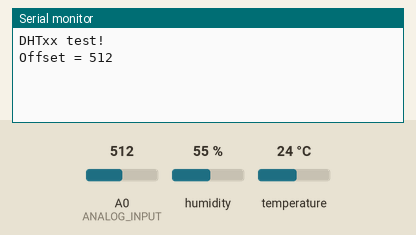
A sketch run on a simulated ESP8266 (NodeMCU). Parts: the last lines printed to the serial monitor. Inputs (shaded band) come from the test bench; at power-on: humidity 55 %, A0 (ANALOG_INPUT) = 512, temperature 24 °C. WiFi joins after 1.5 s; servers stay silent unless stated.

Above: at 2.7 s.
2.8 s: humidity set to 22 %
At 4.9 s:
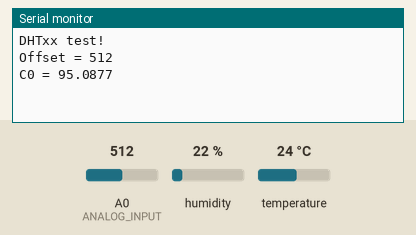
7.2 s: A0 (ANALOG_INPUT) set to 716
At 9.7 s:
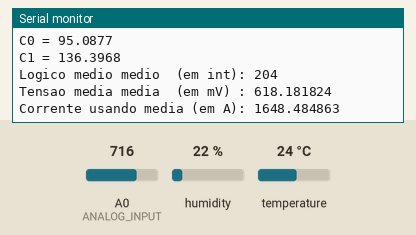
10.0 s: temperature set to 12 °C
At 15.6 s:
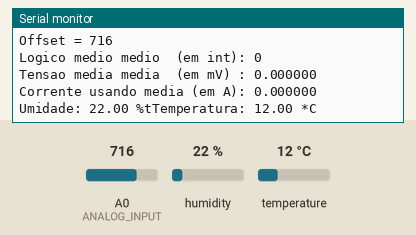

The sketch:

codigoantigo.ino
```cpp
#include <ESP8266WiFi.h>

#include "DHT.h"

#define MAXTAM 100

#define DHTPIN D2// pino que estamos conectado
#define DHTTYPE DHT22 // DHT 22

// Conecte pino 1 do sensor (esquerda) ao +5V
// Conecte pino 2 do sensor ao pino de dados definido em seu Arduino
// Conecte pino 4 do sensor ao GND
// Conecte o resistor de 10K entre pin 2 (dados)
// e ao pino 1 (VCC) do sensor

DHT dht(DHTPIN, DHTTYPE);


//------------------------------------------------------
//Pinos ESP
#define S0 D4
#define S1 D5
#define S2 D6
#define S3 D7
#define ANALOG_INPUT A0
//------------------------------------------------------

//------------------------------------------------------
//Relações divisores de tensão
float aRef=1;
float relacaoC0= 61.287;//Baterias
float relacaoC1= 87.912;//Placas
//float relacaoS1=//Shunt 1
//------------------------------------------------------

//------------------------------------------------------
// Wi-Fi Settings
const char* ssid = "Solares"; // your wireless network name (SSID)
const char* password = "Solares@1234567"; // your Wi-Fi network password
WiFiClient client;

//------------------------------------------------------

const int postingInterval = 7 * 1000; // post data every 16(2+2) seconds

//------------------------------------------------------
// Canal 1 - Baterias
// ThingSpeak Settings

const int channelID1 = 570781;
String writeAPIKey1 = "3NC6KQ6NP4549VWA"; // write API key for your ThingSpeak Channel
const char* server = "api.thingspeak.com";

//------------------------------------------------------

//------------------------------------------------------
// Canal 2 - Placas
// ThingSpeak Settings
const int channelID2 = 570793;
String writeAPIKey2 = "MNX4MP19O5IB6UVF"; // write API key for your ThingSpeak Channel
//const char* server = "api.thingspeak.com";

//------------------------------------------------------

//------------------------------------------------------
// Canal 3 - Shunt1
// ThingSpeak Settings
const int channelID3 = 570794;
String writeAPIKey3 = "4DW42XQJY4X27JBB"; // write API key for your ThingSpeak Channel
//const char* server = "api.thingspeak.com";

//------------------------------------------------------


//------------------------------------------------------
// Canal 4 - Shunt2
// ThingSpeak Settings
const int channelID4 = 572100;
String writeAPIKey4 = "IG6A9OXFDOZM5N9Y"; // write API key for your ThingSpeak Channel
//const char* server = "api.thingspeak.com";


//------------------------------------------------------
// Canal 5 - Temeperature
// ThingSpeak Settings
const int channelID5 = 572107;
String writeAPIKey5 = "PBU4MWCF2ZLEHBKN"; // write API key for your ThingSpeak Channel
//const char* server = "api.thingspeak.com";

//------------------------------------------------------


//------------------------------------------------------
// Canal 6 - Humidity
// ThingSpeak Settings
const int channelID6 = 572110;
String writeAPIKey6 = "EDDA22O5JMIF3SN4"; // write API key for your ThingSpeak Channel
//const char* server = "api.thingspeak.com";

//------------------------------------------------------


//------------------------------------------------------
// Canal 7 - Offset
// ThingSpeak Settings
const int channelID7 = 573414;
String writeAPIKey7 = "46CXU2WWNDLDG84K"; // write API key for your ThingSpeak Channel
//const char* server = "api.thingspeak.com";

//------------------------------------------------------

// Canal 8 - Offset 2
// ThingSpeak Settings
const int channelID8 = 573906;
String writeAPIKey8 = "Y6YJXUQ63CNR613S"; // write API key for your ThingSpeak Channel
//const char* server = "api.thingspeak.com";

void setup() {


  //Deifne output pins for Mux

  Serial.begin(9600);
  pinMode(S0, OUTPUT);
  pinMode(S1, OUTPUT);
  pinMode(S2, OUTPUT);
  pinMode(S3, OUTPUT);

  Serial.println("DHTxx test!");
  dht.begin();


  WiFi.begin(ssid, password);

  while (WiFi.status() != WL_CONNECTED) {
    delay(500);
  }
}

void changeMux(int d, int c, int b, int a) {

  digitalWrite(S0, a);
  digitalWrite(S1, b);
  digitalWrite(S2, c);
  digitalWrite(S3, d);

  delay(200);

}

void loop() {

  float value=0, voltage=0;
//-------------------------------------------------------------------------------------------------------------------------------------------------------------------------
//-------------------------------------------------------------------------------------------------------------------------------------------------------------------------
//Offset
//Canal 7
  changeMux(HIGH, HIGH, HIGH, HIGH);//1111 = C15

  int offset = analogRead(ANALOG_INPUT);

  Serial.print("Offset = ");
  Serial.println(offset);

if (client.connect(server, 80)) {

    // Construct API request body
    String body = "field1=";
           body += String(offset);

    client.println("POST /update HTTP/1.1");
    client.println("Host: api.thingspeak.com");
    client.println("User-Agent: ESP8266 (nothans)/1.0");
    client.println("Connection: close");
    client.println("X-THINGSPEAKAPIKEY: " + writeAPIKey7);
    client.println("Content-Type: application/x-www-form-urlencoded");
    client.println("Content-Length: " + String(body.length()));
    client.println("");
    client.print(body);

  }
  client.stop();

delay(1500);//para mux e client

//-------------------------------------------------------------------------------------------------------------------------------------------------------------------------
//-------------------------------------------------------------------------------------------------------------------------------------------------------------------------
//Baterias
//Canal 1
if (client.connect(server, 80)) {

  //------------------------------------------------------------------------------
  //Leitura Baterias
  changeMux(LOW, LOW, LOW, LOW);//0000 = C0
  value = analogRead(ANALOG_INPUT); //Value of the sensor connected Option 0 pin of Mux
  voltage = ((3.1)*(relacaoC0*value)/1023.0);//não sei porque mas tem que multiplicar por 3.1
  Serial.printf("C0 = %.4f\n", voltage);

  //-------------------------------------------------------------------------------


    // Construct API request body
    String body = "field1=";
           body += String(voltage);

    client.println("POST /update HTTP/1.1");
    client.println("Host: api.thingspeak.com");
    client.println("User-Agent: ESP8266 (nothans)/1.0");
    client.println("Connection: close");
    client.println("X-THINGSPEAKAPIKEY: " + writeAPIKey1);
    client.println("Content-Type: application/x-www-form-urlencoded");
    client.println("Content-Length: " + String(body.length()));
    client.println("");
    client.print(body);

  }
  client.stop();

delay(1500);//para mux e client

//------------------------------------------------------------------------------------------------------------------------------------------------------------------------
//------------------------------------------------------------------------------------------------------------------------------------------------------------------------
//Placas
//Canal 2
if (client.connect(server, 80)) {


  //-------------------------------------------------------------------------------
  //Placas
  changeMux(LOW, LOW, LOW, HIGH);//0001 = C1
  value = analogRead(ANALOG_INPUT); //Value of the sensor connected Option 1 pin of Mux
  voltage = ((3.1)*(relacaoC1*value)/1023.0);//Não sei porque mas tem que multiplicar por 3.1
  Serial.printf("C1 = %.4f\n", voltage);

  //-------------------------------------------------------------------------------


    // Construct API request body
    String body = "field1=";
           body += String(voltage);

    client.println("POST /update HTTP/1.1");
    client.println("Host: api.thingspeak.com");
    client.println("User-Agent: ESP8266 (nothans)/1.0");
    client.println("Connection: close");
    client.println("X-THINGSPEAKAPIKEY: " + writeAPIKey2);
    client.println("Content-Type: application/x-www-form-urlencoded");
    client.println("Content-Length: " + String(body.length()));
    client.println("");
    client.print(body);

  }
  client.stop();

delay(1500);//para mux e client

//-----------------------------------------------------------------------------------------------------------------------------------------------------------------------
//-----------------------------------------------------------------------------------------------------------------------------------------------------------------------


//-----------------------------------------------------------------------------------------------------------------------------------------------------------------------
//-----------------------------------------------------------------------------------------------------------------------------------------------------------------------

//Shunt1
  changeMux(LOW, LOW, HIGH, LOW);//0010 = C2


  int vetorMedidas[MAXTAM];
  int vetorMedias[MAXTAM];
  int mediaDasMedias=0;      //media das medias
  int i=0, j=0;
  float mediaSimples=0;    // media simples
  float tensaoMediaDasMedias;  // media da media das tensoes
  //testar offset variavel


  for ( i=0 ; i < MAXTAM ; i++ ) {    // laco que calcula a media das medias
    for ( j=0 ; j < MAXTAM ; j++ ) {  // laco que calcula a media simples
      vetorMedidas[j] = analogRead(ANALOG_INPUT);
      mediaSimples += vetorMedidas[i];
    }
    mediaSimples /= MAXTAM;
    vetorMedias[i] = mediaSimples;
    mediaSimples =0;
    mediaDasMedias += vetorMedias[i];

  }

  mediaDasMedias/= MAXTAM;
  mediaDasMedias -= offset;  // retirada do nivel logico quando o A0 eh aterrado
  tensaoMediaDasMedias= ( (  mediaDasMedias * (3.1/1023) ) * 1000 ) ; // conversao para a tensao

  float corrente;
  corrente = (200 / 75.0) * tensaoMediaDasMedias;

  Serial.print("Logico medio medio  (em int): ");//valor entre 0 e 1023
  Serial.println(mediaDasMedias);
  Serial.print("Tensao media media  (em mV) : ");//valor real
  Serial.println(tensaoMediaDasMedias, 6);
  Serial.print("Corrente usando media (em A): "); //valor real
  Serial.println(corrente, 6);


if (client.connect(server, 80)) {

    // Construct API request body
    String body = "field1=";
           body += String(corrente);

    client.println("POST /update HTTP/1.1");
    client.println("Host: api.thingspeak.com");
    client.println("User-Agent: ESP8266 (nothans)/1.0");
    client.println("Connection: close");
    client.println("X-THINGSPEAKAPIKEY: " + writeAPIKey3);
    client.println("Content-Type: application/x-www-form-urlencoded");
    client.println("Content-Length: " + String(body.length()));
    client.println("");
    client.print(body);

  }

    client.stop();

delay(1500);//para mux e client


//--------------------------------------------------------------------------------------------------------------------------------------------------------
//--------------------------------------------------------------------------------------------------------------------------------------------------------

  changeMux(HIGH, HIGH, HIGH, HIGH);//1111 = C15

  int offset2 = analogRead(ANALOG_INPUT);

  Serial.print("Offset = ");
  Serial.println(offset2);

if (client.connect(server, 80)) {

    // Construct API request body
    String body = "field1=";
           body += String(offset2);

    client.println("POST /update HTTP/1.1");
    client.println("Host: api.thingspeak.com");
    client.println("User-Agent: ESP8266 (nothans)/1.0");
    client.println("Connection: close");
    client.println("X-THINGSPEAKAPIKEY: " + writeAPIKey8);
    client.println("Content-Type: application/x-www-form-urlencoded");
    client.println("Content-Length: " + String(body.length()));
    client.println("");
    client.print(body);

  }
  client.stop();

delay(1500);//para mux e client

//-------------------------------------------------------------------------------
  //Shunt2
  changeMux(LOW, LOW, HIGH, HIGH);//0011 = C3


  mediaDasMedias=0;      //media das medias
  i=0;
  j=0;
  mediaSimples=0;    // media simples
  tensaoMediaDasMedias=0;  // media da media das tensoes
  //testar offset variavel


  for ( i=0 ; i < MAXTAM ; i++ ) {    // laco que calcula a media das medias
    for ( j=0 ; j < MAXTAM ; j++ ) {  // laco que calcula a media simples
      vetorMedidas[j] = analogRead(ANALOG_INPUT);
      mediaSimples += vetorMedidas[i];
    }
    mediaSimples /= MAXTAM;
    vetorMedias[i] = mediaSimples;
    mediaSimples =0;
    mediaDasMedias += vetorMedias[i];

  }

  mediaDasMedias/= MAXTAM;


  mediaDasMedias -= offset2;  // retirada do nivel logico quando o A0 eh aterrado
  tensaoMediaDasMedias= ( (  mediaDasMedias * (3.1/1023) ) * 1000 ) ; // conversao para a tensao

  corrente = (200 / 75.0) * tensaoMediaDasMedias;

  Serial.print("Logico medio medio  (em int): ");//valor entre 0 e 1023
  Serial.println(mediaDasMedias);
  Serial.print("Tensao media media  (em mV) : ");//valor real
  Serial.println(tensaoMediaDasMedias, 6);
  Serial.print("Corrente usando media (em A): "); //valor real
  Serial.println(corrente, 6);


if (client.connect(server, 80)) {

    // Construct API request body
    String body = "field1=";
           body += String(corrente);

    client.println("POST /update HTTP/1.1");
    client.println("Host: api.thingspeak.com");
    client.println("User-Agent: ESP8266 (nothans)/1.0");
    client.println("Connection: close");
    client.println("X-THINGSPEAKAPIKEY: " + writeAPIKey4);
    client.println("Content-Type: application/x-www-form-urlencoded");
    client.println("Content-Length: " + String(body.length()));
    client.println("");
    client.print(body);

  }

    client.stop();

delay(1500);//para mux e client


//--------------------------------------------------------------------------------------------------------------------------------------------------------
//--------------------------------------------------------------------------------------------------------------------------------------------------------


//-------------------------------------------------------------------------------
//Temeperatura/Umidade

  // A leitura da temperatura e umidade pode levar 250ms!
  // O atraso do sensor pode chegar a 2 segundos.
  float h = dht.readHumidity();
  float t = dht.readTemperature();

  // testa se retorno é valido, caso contrário algo está errado.
  if (isnan(t) || isnan(h))
  {
    Serial.println("Failed to read from DHT");//Controle Serial
  }
  else
  {//Controle Serial
    Serial.print("Umidade: ");
    Serial.print(h);
    Serial.print(" %t");
    Serial.print("Temperatura: ");
    Serial.print(t);
    Serial.println(" *C");
  }


//------------------------------------------------------------------------------------------------------------------------------------------------------------------------
//------------------------------------------------------------------------------------------------------------------------------------------------------------------------
//Conexão Canal 5 - Temperatura

if (client.connect(server, 80)) {


    // Construct API request body
    String body = "field1=";
           body += String(t);

    client.println("POST /update HTTP/1.1");
    client.println("Host: api.thingspeak.com");
    client.println("User-Agent: ESP8266 (nothans)/1.0");
    client.println("Connection: close");
    client.println("X-THINGSPEAKAPIKEY: " + writeAPIKey5);
    client.println("Content-Type: application/x-www-form-urlencoded");
    client.println("Content-Length: " + String(body.length()));
    client.println("");
    client.print(body);

  }

    client.stop();

delay(1500);//para mux e client


//------------------------------------------------------------------------------------------------------------------------------------------------------------------------
//------------------------------------------------------------------------------------------------------------------------------------------------------------------------
//Conexão - Canal 6 - Umidade
if (client.connect(server, 80)) {


    // Construct API request body
    String body = "field1=";
           body += String(h);

    client.println("POST /update HTTP/1.1");
    client.println("Host: api.thingspeak.com");
    client.println("User-Agent: ESP8266 (nothans)/1.0");
    client.println("Connection: close");
    client.println("X-THINGSPEAKAPIKEY: " + writeAPIKey6);//Única linha a modificar---------------------------------
    client.println("Content-Type: application/x-www-form-urlencoded");
    client.println("Content-Length: " + String(body.length()));
    client.println("");
    client.print(body);

  }

    client.stop();

delay(1500);//para mux e client


//------------------------------------------------------------------------------------------------------------------------------------------------------------------------
//------------------------------------------------------------------------------------------------------------------------------------------------------------------------


//------------------------------------------------------------------------------------------------------------------------------------------------------------------------
//------------------------------------------------------------------------------------------------------------------------------------------------------------------------


  // wait and then post again
  delay(postingInterval);
}
```

Measured:
- after the input at 7.2 s, the serial monitor: prints a new line after 1.3 s (image 2)
- after the input at 10.0 s, the serial monitor: prints a new line after 5.3 s (image 3)
